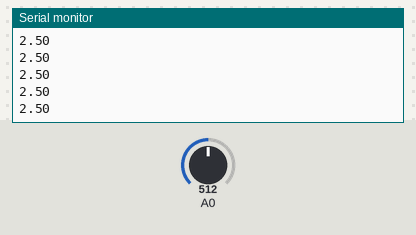
The sketch below on a simulated Arduino Uno, built with avr-gcc and run on an emulated ATmega328P. Shown: the last lines printed to the serial monitor. The test bench sets the inputs (shaded band); at power-on: A0 = 512.

Above: at 1.2 s.
1.3 s: A0 set to 716
At 1.33 s:
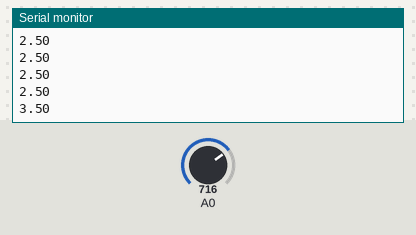
2.8 s: A0 set to 900
At 2.84 s:
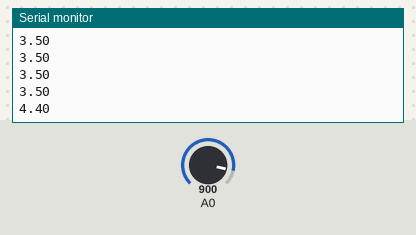
Timing chart, 0 to 5.8 s (numbered marks = the images above; inputs shaded):
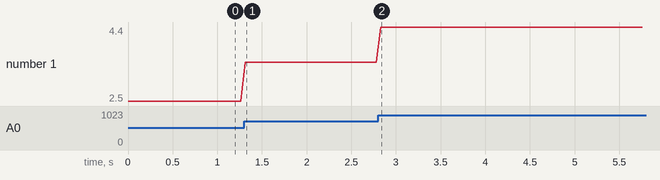

Measured:
- after the input at 1.3 s, the serial monitor: prints a new line at once (image 1)
- after the input at 2.8 s, the serial monitor: prints a new line at once (image 2)
- plotted number 1: 2.5 → 3.5 after the input at 1.3 s, 3.5 → 4 after the input at 2.8 s

The sketch:

soru6.ino
```cpp
void setup() {

Serial.begin(9600); //9600 bandında tanımlıyoruz

}

void loop() {

  int sensorDeger = analogRead(A0);
  float voltaj = sensorDeger * (5.0/1023.0);
  Serial.println(voltaj);
  delay(50);
}
```
